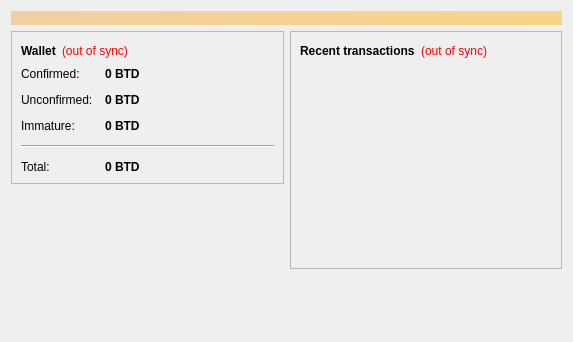
<?xml version="1.0" encoding="UTF-8"?>
<ui version="4.0">
 <class>OverviewPage</class>
 <widget class="QWidget" name="OverviewPage">
  <property name="geometry">
   <rect>
    <x>0</x>
    <y>0</y>
    <width>573</width>
    <height>342</height>
   </rect>
  </property>
  <property name="windowTitle">
   <string>Form</string>
  </property>
  <layout class="QVBoxLayout" name="topLayout">
   <item>
    <widget class="QLabel" name="labelAlerts">
     <property name="visible">
      <bool>false</bool>
     </property>
     <property name="styleSheet">
      <string notr="true">background-color: qlineargradient(x1: 0, y1: 0, x2: 1, y2: 0, stop:0 #F0D0A0, stop:1 #F8D488); color:#000000;</string>
     </property>
     <property name="wordWrap">
      <bool>true</bool>
     </property>
     <property name="margin">
      <number>3</number>
     </property>
    </widget>
   </item>
   <item>
    <layout class="QHBoxLayout" name="horizontalLayout" stretch="1,1">
     <item>
      <layout class="QVBoxLayout" name="verticalLayout_2">
       <item>
        <widget class="QFrame" name="frame">
         <property name="frameShape">
          <enum>QFrame::StyledPanel</enum>
         </property>
         <property name="frameShadow">
          <enum>QFrame::Raised</enum>
         </property>
         <layout class="QVBoxLayout" name="verticalLayout_4">
          <item>
           <layout class="QHBoxLayout" name="horizontalLayout_4">
            <item>
             <widget class="QLabel" name="label_5">
              <property name="font">
               <font>
                <weight>75</weight>
                <bold>true</bold>
               </font>
              </property>
              <property name="text">
               <string>Wallet</string>
              </property>
             </widget>
            </item>
            <item>
             <widget class="QLabel" name="labelWalletStatus">
              <property name="toolTip">
               <string>The displayed information may be out of date. Your wallet automatically synchronizes with the BITDOOK network after a connection is established, but this process has not completed yet.</string>
              </property>
              <property name="styleSheet">
               <string notr="true">QLabel { color: red; }</string>
              </property>
              <property name="text">
               <string notr="true">(out of sync)</string>
              </property>
              <property name="alignment">
               <set>Qt::AlignLeading|Qt::AlignLeft|Qt::AlignVCenter</set>
              </property>
             </widget>
            </item>
            <item>
             <spacer name="horizontalSpacer_2">
              <property name="orientation">
               <enum>Qt::Horizontal</enum>
              </property>
              <property name="sizeHint" stdset="0">
               <size>
                <width>40</width>
                <height>20</height>
               </size>
              </property>
             </spacer>
            </item>
           </layout>
          </item>
          <item>
           <layout class="QFormLayout" name="formLayout_2">
            <property name="fieldGrowthPolicy">
             <enum>QFormLayout::AllNonFixedFieldsGrow</enum>
            </property>
            <property name="horizontalSpacing">
             <number>12</number>
            </property>
            <property name="verticalSpacing">
             <number>12</number>
            </property>
            <item row="0" column="0">
             <widget class="QLabel" name="label">
              <property name="text">
               <string>Confirmed:</string>
              </property>
             </widget>
            </item>
            <item row="0" column="1">
             <widget class="QLabel" name="labelBalance">
              <property name="font">
               <font>
                <weight>75</weight>
                <bold>true</bold>
               </font>
              </property>
              <property name="cursor">
               <cursorShape>IBeamCursor</cursorShape>
              </property>
              <property name="toolTip">
               <string>Your current spendable balance</string>
              </property>
              <property name="text">
               <string notr="true">0 BTD</string>
              </property>
              <property name="textInteractionFlags">
               <set>Qt::LinksAccessibleByMouse|Qt::TextSelectableByKeyboard|Qt::TextSelectableByMouse</set>
              </property>
             </widget>
            </item>
            <item row="1" column="0">
             <widget class="QLabel" name="label_3">
              <property name="text">
               <string>Unconfirmed:</string>
              </property>
             </widget>
            </item>
            <item row="1" column="1">
             <widget class="QLabel" name="labelUnconfirmed">
              <property name="font">
               <font>
                <weight>75</weight>
                <bold>true</bold>
               </font>
              </property>
              <property name="cursor">
               <cursorShape>IBeamCursor</cursorShape>
              </property>
              <property name="toolTip">
               <string>Total of transactions that have yet to be confirmed, and do not yet count toward the spendable balance</string>
              </property>
              <property name="text">
               <string notr="true">0 BTD</string>
              </property>
              <property name="textInteractionFlags">
               <set>Qt::LinksAccessibleByMouse|Qt::TextSelectableByKeyboard|Qt::TextSelectableByMouse</set>
              </property>
             </widget>
            </item>
            <item row="2" column="0">
             <widget class="QLabel" name="labelImmatureText">
              <property name="text">
               <string>Immature:</string>
              </property>
             </widget>
            </item>
            <item row="2" column="1">
             <widget class="QLabel" name="labelImmature">
              <property name="font">
               <font>
                <weight>75</weight>
                <bold>true</bold>
               </font>
              </property>
              <property name="toolTip">
               <string>Mined balance that has not yet matured</string>
              </property>
              <property name="text">
               <string notr="true">0 BTD</string>
              </property>
              <property name="textInteractionFlags">
               <set>Qt::LinksAccessibleByMouse|Qt::TextSelectableByKeyboard|Qt::TextSelectableByMouse</set>
              </property>
             </widget>
            </item>
            <item row="4" column="0">
             <widget class="QLabel" name="labelTotalText">
              <property name="text">
               <string>Total:</string>
              </property>
             </widget>
            </item>
            <item row="4" column="1">
             <widget class="QLabel" name="labelTotal">
              <property name="font">
               <font>
                <weight>75</weight>
                <bold>true</bold>
               </font>
              </property>
              <property name="cursor">
               <cursorShape>IBeamCursor</cursorShape>
              </property>
              <property name="toolTip">
               <string>Your current total balance</string>
              </property>
              <property name="text">
               <string notr="true">0 BTD</string>
              </property>
              <property name="textInteractionFlags">
               <set>Qt::LinksAccessibleByMouse|Qt::TextSelectableByKeyboard|Qt::TextSelectableByMouse</set>
              </property>
             </widget>
            </item>
            <item row="3" column="0" colspan="2">
             <widget class="Line" name="line">
              <property name="orientation">
               <enum>Qt::Horizontal</enum>
              </property>
             </widget>
            </item>
           </layout>
          </item>
         </layout>
        </widget>
       </item>
       <item>
        <spacer name="verticalSpacer">
         <property name="orientation">
          <enum>Qt::Vertical</enum>
         </property>
         <property name="sizeHint" stdset="0">
          <size>
           <width>20</width>
           <height>40</height>
          </size>
         </property>
        </spacer>
       </item>
      </layout>
     </item>
     <item>
      <layout class="QVBoxLayout" name="verticalLayout_3">
       <item>
        <widget class="QFrame" name="frame_2">
         <property name="frameShape">
          <enum>QFrame::StyledPanel</enum>
         </property>
         <property name="frameShadow">
          <enum>QFrame::Raised</enum>
         </property>
         <layout class="QVBoxLayout" name="verticalLayout">
          <item>
           <layout class="QHBoxLayout" name="horizontalLayout_2">
            <item>
             <widget class="QLabel" name="label_4">
              <property name="text">
               <string>&lt;b&gt;Recent transactions&lt;/b&gt;</string>
              </property>
             </widget>
            </item>
            <item>
             <widget class="QLabel" name="labelTransactionsStatus">
              <property name="toolTip">
               <string>The displayed information may be out of date. Your wallet automatically synchronizes with the BITDOOK network after a connection is established, but this process has not completed yet.</string>
              </property>
              <property name="styleSheet">
               <string notr="true">QLabel { color: red; }</string>
              </property>
              <property name="text">
               <string notr="true">(out of sync)</string>
              </property>
              <property name="alignment">
               <set>Qt::AlignRight|Qt::AlignTrailing|Qt::AlignVCenter</set>
              </property>
             </widget>
            </item>
            <item>
             <spacer name="horizontalSpacer">
              <property name="orientation">
               <enum>Qt::Horizontal</enum>
              </property>
              <property name="sizeHint" stdset="0">
               <size>
                <width>40</width>
                <height>20</height>
               </size>
              </property>
             </spacer>
            </item>
           </layout>
          </item>
          <item>
           <widget class="QListView" name="listTransactions">
            <property name="styleSheet">
             <string notr="true">QListView { background: transparent; }</string>
            </property>
            <property name="frameShape">
             <enum>QFrame::NoFrame</enum>
            </property>
            <property name="verticalScrollBarPolicy">
             <enum>Qt::ScrollBarAlwaysOff</enum>
            </property>
            <property name="horizontalScrollBarPolicy">
             <enum>Qt::ScrollBarAlwaysOff</enum>
            </property>
            <property name="selectionMode">
             <enum>QAbstractItemView::NoSelection</enum>
            </property>
           </widget>
          </item>
         </layout>
        </widget>
       </item>
       <item>
        <spacer name="verticalSpacer_2">
         <property name="orientation">
          <enum>Qt::Vertical</enum>
         </property>
         <property name="sizeHint" stdset="0">
          <size>
           <width>20</width>
           <height>40</height>
          </size>
         </property>
        </spacer>
       </item>
      </layout>
     </item>
    </layout>
   </item>
  </layout>
 </widget>
 <resources/>
 <connections/>
</ui>
